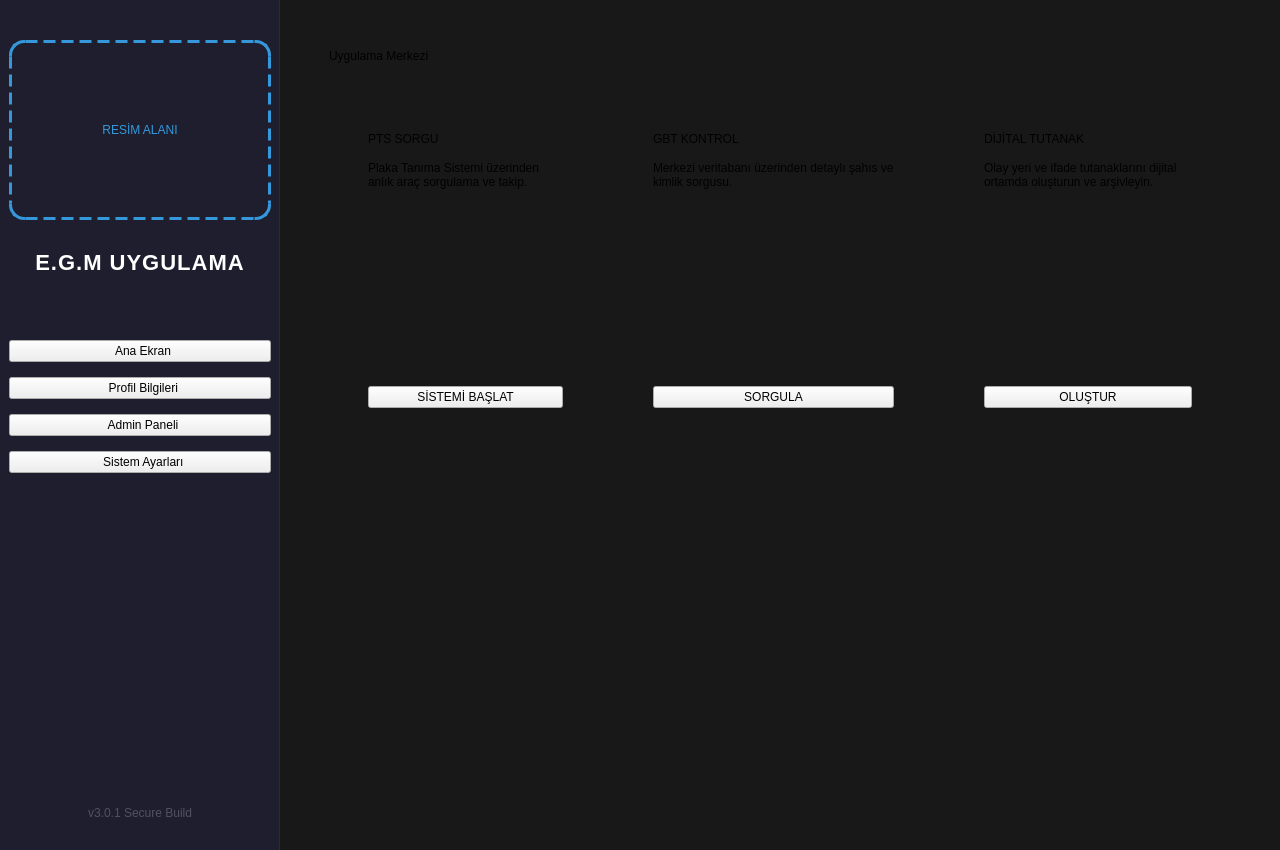
<?xml version="1.0" encoding="UTF-8"?>
<ui version="4.0">
 <class>MainWindow</class>
 <widget class="QMainWindow" name="MainWindow">
  <property name="geometry">
   <rect>
    <x>0</x>
    <y>0</y>
    <width>1280</width>
    <height>850</height>
   </rect>
  </property>
  <property name="windowTitle">
   <string>E.G.M - Entegre Güvenlik Yönetim Sistemi</string>
  </property>
  <property name="styleSheet">
   <string notr="true">/* --- MODERN KOYU TEMA --- */
QMainWindow {
	background-color: #121212; /* Çok koyu ana arka plan */
    color: #E0E0E0;
}

/* --- SOL SIDEBAR --- */
#sidebarFrame {
	background-color: #1E1E2E; /* Koyu lacivert/gri ton */
	border-right: 1px solid #2A2A3A;
}

#labelTitle {
	color: #FFFFFF;
    font-family: 'Segoe UI', sans-serif;
	font-weight: 800;
	font-size: 22px;
    letter-spacing: 1px;
	margin-top: 15px;
    margin-bottom: 20px;
}

/* Sidebar Butonları */
QPushButton.sidebarBtn {
	background-color: transparent;
	color: #A0A0B0;
	text-align: left;
	padding: 12px 25px;
	border: none;
	border-radius: 12px;
	font-size: 15px;
    font-weight: 600;
	margin: 4px 15px;
}

QPushButton.sidebarBtn:hover {
	background-color: #2A2A3A; /* Hover rengi */
	color: #FFFFFF;
    padding-left: 30px; /* Hafif kayma efekti */
}

QPushButton.sidebarBtn:pressed {
	background-color: #3498db; /* Tıklama rengi (Polis Mavisi) */
    color: white;
}

/* --- ANA İÇERİK ALANI --- */
#mainContentWidget {
    background-color: #181818; /* Ana içerik arka planı */
}

/* Bölüm Başlıkları */
QLabel.pageHeader {
    font-size: 28px;
    font-weight: bold;
    color: #FFFFFF;
    margin-bottom: 20px;
}

/* --- KART TASARIMLARI (WATERMARK İKONLU) --- */
QFrame.cardFrame {
	background-color: #252535;
	border-radius: 20px;
    border: 1px solid #303040;
    /* İkonlar aşağıda ID bazlı tanımlanacak */
}

QFrame.cardFrame:hover {
	background-color: #2A2A3A;
    border: 1px solid #3498db; /* Mavi vurgu */
    margin-top: -5px; /* Yukarı kalkma efekti */
}

QLabel.cardTitle {
	font-size: 24px;
	font-weight: 800;
	color: #FFFFFF;
	background: transparent;
}

QLabel.cardDesc {
	color: #B0B0C0;
	font-size: 14px;
	background: transparent;
    margin-top: 10px;
}

QPushButton.cardActionBtn {
	background-color: qlineargradient(spread:pad, x1:0, y1:0, x2:1, y2:0, stop:0 #3498db, stop:1 #2980b9);
	color: white;
	border-radius: 10px;
	font-weight: bold;
    font-size: 14px;
	padding: 12px;
	border: none;
    margin-top: 20px;
}

QPushButton.cardActionBtn:hover {
    background-color: qlineargradient(spread:pad, x1:0, y1:0, x2:1, y2:0, stop:0 #4aa3df, stop:1 #3498db);
}

/* --- KARTLARA ÖZEL WATERMARK İKONLARI --- 
   Not: Bu URL'ler örnek amaçlıdır. Gerçek projede yerel dosyalar (.qrc) kullanmak daha iyidir.
   background-size: 120px; ile ikon boyutu ayarlanıyor, sağ üstte duruyor.
*/
#cardPTS {
	background-image: url('https://cdn-icons-png.flaticon.com/512/2554/2554933.png');
	background-repeat: no-repeat;
	background-position: right 20px top 20px;
    background-size: 140px;
}

#cardGBT {
	background-image: url('https://cdn-icons-png.flaticon.com/512/921/921586.png');
	background-repeat: no-repeat;
	background-position: right 20px top 20px;
    background-size: 140px;
}

#cardTutanak {
	background-image: url('https://cdn-icons-png.flaticon.com/512/2991/2991108.png');
	background-repeat: no-repeat;
	background-position: right 20px top 20px;
    background-size: 140px;
}

/* --- PROFİL VE ADMIN FORMLARI --- */
QFrame.dataCard {
    background-color: #252535;
    border-radius: 15px;
    padding: 30px;
}

QLabel.formLabel {
    font-size: 16px;
    font-weight: 600;
    color: #3498db; /* Etiket rengi */
}

QLabel.formData {
    font-size: 18px;
    color: #FFFFFF;
    font-weight: 500;
    padding: 5px;
    border-bottom: 1px solid #303040;
}

QLineEdit.adminInput {
    background-color: #1E1E2E;
    border: 2px solid #303040;
    border-radius: 8px;
    padding: 12px;
    font-size: 16px;
    color: #FFFFFF;
}

QLineEdit.adminInput:focus {
    border: 2px solid #3498db;
}

QPushButton.saveBtn {
    background-color: #27ae60; /* Yeşil kaydet butonu */
    color: white;
    font-size: 16px;
    font-weight: bold;
    padding: 15px;
    border-radius: 10px;
}
QPushButton.saveBtn:hover { background-color: #2ecc71; }

/* Ayarlar Renk Butonları */
QPushButton.colorBtn {
    padding: 20px;
    border-radius: 15px;
    font-size: 16px;
    font-weight: bold;
    background-color: #252535;
    color: white;
    border: 2px solid #303040;
    text-align: center;
}
</string>
  </property>
  <widget class="QWidget" name="centralwidget">
   <layout class="QHBoxLayout" name="mainLayout">
    <property name="spacing">
     <number>0</number>
    </property>
    <property name="leftMargin">
     <number>0</number>
    </property>
    <property name="topMargin">
     <number>0</number>
    </property>
    <property name="rightMargin">
     <number>0</number>
    </property>
    <property name="bottomMargin">
     <number>0</number>
    </property>
    <item>
     <widget class="QFrame" name="sidebarFrame">
      <property name="minimumSize">
       <size>
        <width>280</width>
        <height>0</height>
       </size>
      </property>
      <property name="maximumSize">
       <size>
        <width>280</width>
        <height>16777215</height>
       </size>
      </property>
      <layout class="QVBoxLayout" name="sidebarLayout">
       <property name="spacing">
        <number>15</number>
       </property>
       <property name="topMargin">
        <number>40</number>
       </property>
       <property name="bottomMargin">
        <number>30</number>
       </property>
       <item>
        <widget class="QLabel" name="labelImagePlace">
         <property name="minimumSize">
          <size>
           <width>0</width>
           <height>180</height>
          </size>
         </property>
         <property name="styleSheet">
          <string notr="true">border: 3px dashed #3498db; border-radius: 15px; color: #3498db;</string>
         </property>
         <property name="text">
          <string>RESİM ALANI</string>
         </property>
         <property name="alignment">
          <set>Qt::AlignCenter</set>
         </property>
        </widget>
       </item>
       <item>
        <widget class="QLabel" name="labelTitle">
         <property name="text">
          <string>E.G.M UYGULAMA</string>
         </property>
         <property name="alignment">
          <set>Qt::AlignCenter</set>
         </property>
        </widget>
       </item>
       <item>
        <spacer name="verticalSpacer_1">
         <property name="orientation">
          <enum>Qt::Vertical</enum>
         </property>
         <property name="sizeType">
          <enum>QSizePolicy::Fixed</enum>
         </property>
         <property name="sizeHint" stdset="0">
          <size>
           <width>20</width>
           <height>30</height>
          </size>
         </property>
        </spacer>
       </item>
       
       <item>
        <widget class="QPushButton" name="btnAnaSayfa">
         <property name="class" stdset="0">
          <string>sidebarBtn</string>
         </property>
         <property name="text">
          <string>  Ana Ekran</string>
         </property>
         <property name="cursor">
          <cursorShape>PointingHandCursor</cursorShape>
         </property>
        </widget>
       </item>
       <item>
        <widget class="QPushButton" name="btnProfil">
         <property name="class" stdset="0">
          <string>sidebarBtn</string>
         </property>
         <property name="text">
          <string>  Profil Bilgileri</string>
         </property>
         <property name="cursor">
          <cursorShape>PointingHandCursor</cursorShape>
         </property>
        </widget>
       </item>
       <item>
        <widget class="QPushButton" name="btnAdmin">
         <property name="class" stdset="0">
          <string>sidebarBtn</string>
         </property>
         <property name="text">
          <string>  Admin Paneli</string>
         </property>
         <property name="cursor">
          <cursorShape>PointingHandCursor</cursorShape>
         </property>
        </widget>
       </item>
       <item>
        <widget class="QPushButton" name="btnAyarlar">
         <property name="class" stdset="0">
          <string>sidebarBtn</string>
         </property>
         <property name="text">
          <string>  Sistem Ayarları</string>
         </property>
         <property name="cursor">
          <cursorShape>PointingHandCursor</cursorShape>
         </property>
        </widget>
       </item>
       <item>
        <spacer name="verticalSpacer_2">
         <property name="orientation">
          <enum>Qt::Vertical</enum>
         </property>
         <property name="sizeHint" stdset="0">
          <size>
           <width>20</width>
           <height>40</height>
          </size>
         </property>
        </spacer>
       </item>
       <item>
        <widget class="QLabel" name="labelVersion">
         <property name="styleSheet">
          <string notr="true">color: #505060; font-size: 12px;</string>
         </property>
         <property name="text">
          <string>v3.0.1 Secure Build</string>
         </property>
         <property name="alignment">
          <set>Qt::AlignCenter</set>
         </property>
        </widget>
       </item>
      </layout>
     </widget>
    </item>
    
    <item>
     <widget class="QWidget" name="mainContentWidget" native="true">
      <layout class="QVBoxLayout" name="contentLayout">
       <property name="leftMargin">
        <number>40</number>
       </property>
       <property name="topMargin">
        <number>40</number>
       </property>
       <property name="rightMargin">
        <number>40</number>
       </property>
       <property name="bottomMargin">
        <number>40</number>
       </property>
       <item>
        <widget class="QStackedWidget" name="mainStack">
         <property name="currentIndex">
          <number>0</number>
         </property>
         
         <widget class="QWidget" name="pageHome">
          <layout class="QVBoxLayout" name="verticalLayout_Home">
           <property name="spacing">
            <number>30</number>
           </property>
           <item>
            <widget class="QLabel" name="label_2">
             <property name="class" stdset="0">
              <string>pageHeader</string>
             </property>
             <property name="text">
              <string>Uygulama Merkezi</string>
             </property>
            </widget>
           </item>
           <item>
            <widget class="QWidget" name="cardsContainer" native="true">
             <layout class="QGridLayout" name="gridLayout">
              <property name="horizontalSpacing">
               <number>30</number>
              </property>
              <property name="verticalSpacing">
               <number>30</number>
              </property>
              
              <item row="0" column="0">
               <widget class="QFrame" name="cardPTS">
                <property name="minimumSize">
                 <size>
                  <width>0</width>
                  <height>240</height>
                 </size>
                </property>
                <property name="class" stdset="0">
                 <string>cardFrame</string>
                </property>
                <layout class="QVBoxLayout" name="verticalLayout_4">
                 <property name="spacing">
                  <number>15</number>
                 </property>
                 <property name="leftMargin">
                  <number>30</number>
                 </property>
                 <property name="topMargin">
                  <number>30</number>
                 </property>
                 <property name="rightMargin">
                  <number>30</number>
                 </property>
                 <property name="bottomMargin">
                  <number>30</number>
                 </property>
                 <item>
                  <widget class="QLabel" name="label_4">
                   <property name="class" stdset="0">
                    <string>cardTitle</string>
                   </property>
                   <property name="text">
                    <string>PTS SORGU</string>
                   </property>
                  </widget>
                 </item>
                 <item>
                  <widget class="QLabel" name="label_7">
                   <property name="class" stdset="0">
                    <string>cardDesc</string>
                   </property>
                   <property name="text">
                    <string>Plaka Tanıma Sistemi üzerinden anlık araç sorgulama ve takip.</string>
                   </property>
                   <property name="wordWrap">
                    <bool>true</bool>
                   </property>
                  </widget>
                 </item>
                 <item>
                  <spacer name="verticalSpacer_3">
                   <property name="orientation">
                    <enum>Qt::Vertical</enum>
                   </property>
                   <property name="sizeHint" stdset="0">
                    <size>
                     <width>20</width>
                     <height>40</height>
                    </size>
                   </property>
                  </spacer>
                 </item>
                 <item>
                  <widget class="QPushButton" name="btnOpenPTS">
                   <property name="class" stdset="0">
                    <string>cardActionBtn</string>
                   </property>
                   <property name="text">
                    <string>SİSTEMİ BAŞLAT</string>
                   </property>
                   <property name="cursor">
                    <cursorShape>PointingHandCursor</cursorShape>
                   </property>
                  </widget>
                 </item>
                </layout>
               </widget>
              </item>
              
              <item row="0" column="1">
               <widget class="QFrame" name="cardGBT">
                <property name="minimumSize">
                 <size>
                  <width>0</width>
                  <height>240</height>
                 </size>
                </property>
                <property name="class" stdset="0">
                 <string>cardFrame</string>
                </property>
                <layout class="QVBoxLayout" name="verticalLayout_5">
                 <property name="spacing">
                  <number>15</number>
                 </property>
                 <property name="leftMargin">
                  <number>30</number>
                 </property>
                 <property name="topMargin">
                  <number>30</number>
                 </property>
                 <property name="rightMargin">
                  <number>30</number>
                 </property>
                 <property name="bottomMargin">
                  <number>30</number>
                 </property>
                 <item>
                  <widget class="QLabel" name="label_5">
                   <property name="class" stdset="0">
                    <string>cardTitle</string>
                   </property>
                   <property name="text">
                    <string>GBT KONTROL</string>
                   </property>
                  </widget>
                 </item>
                 <item>
                  <widget class="QLabel" name="label_8">
                   <property name="class" stdset="0">
                    <string>cardDesc</string>
                   </property>
                   <property name="text">
                    <string>Merkezi veritabanı üzerinden detaylı şahıs ve kimlik sorgusu.</string>
                   </property>
                   <property name="wordWrap">
                    <bool>true</bool>
                   </property>
                  </widget>
                 </item>
                 <item>
                  <spacer name="verticalSpacer_4">
                   <property name="orientation">
                    <enum>Qt::Vertical</enum>
                   </property>
                   <property name="sizeHint" stdset="0">
                    <size>
                     <width>20</width>
                     <height>40</height>
                    </size>
                   </property>
                  </spacer>
                 </item>
                 <item>
                  <widget class="QPushButton" name="btnOpenGBT">
                   <property name="class" stdset="0">
                    <string>cardActionBtn</string>
                   </property>
                   <property name="text">
                    <string>SORGULA</string>
                   </property>
                   <property name="cursor">
                    <cursorShape>PointingHandCursor</cursorShape>
                   </property>
                  </widget>
                 </item>
                </layout>
               </widget>
              </item>
              
              <item row="0" column="2">
               <widget class="QFrame" name="cardTutanak">
                <property name="minimumSize">
                 <size>
                  <width>0</width>
                  <height>240</height>
                 </size>
                </property>
                <property name="class" stdset="0">
                 <string>cardFrame</string>
                </property>
                <layout class="QVBoxLayout" name="verticalLayout_6">
                 <property name="spacing">
                  <number>15</number>
                 </property>
                 <property name="leftMargin">
                  <number>30</number>
                 </property>
                 <property name="topMargin">
                  <number>30</number>
                 </property>
                 <property name="rightMargin">
                  <number>30</number>
                 </property>
                 <property name="bottomMargin">
                  <number>30</number>
                 </property>
                 <item>
                  <widget class="QLabel" name="label_6">
                   <property name="class" stdset="0">
                    <string>cardTitle</string>
                   </property>
                   <property name="text">
                    <string>DİJİTAL TUTANAK</string>
                   </property>
                  </widget>
                 </item>
                 <item>
                  <widget class="QLabel" name="label_9">
                   <property name="class" stdset="0">
                    <string>cardDesc</string>
                   </property>
                   <property name="text">
                    <string>Olay yeri ve ifade tutanaklarını dijital ortamda oluşturun ve arşivleyin.</string>
                   </property>
                   <property name="wordWrap">
                    <bool>true</bool>
                   </property>
                  </widget>
                 </item>
                 <item>
                  <spacer name="verticalSpacer_5">
                   <property name="orientation">
                    <enum>Qt::Vertical</enum>
                   </property>
                   <property name="sizeHint" stdset="0">
                    <size>
                     <width>20</width>
                     <height>40</height>
                    </size>
                   </property>
                  </spacer>
                 </item>
                 <item>
                  <widget class="QPushButton" name="btnOpenTutanak">
                   <property name="class" stdset="0">
                    <string>cardActionBtn</string>
                   </property>
                   <property name="text">
                    <string>OLUŞTUR</string>
                   </property>
                   <property name="cursor">
                    <cursorShape>PointingHandCursor</cursorShape>
                   </property>
                  </widget>
                 </item>
                </layout>
               </widget>
              </item>
             </layout>
            </widget>
           </item>
           <item>
            <spacer name="verticalSpacer_6">
             <property name="orientation">
              <enum>Qt::Vertical</enum>
             </property>
             <property name="sizeHint" stdset="0">
              <size>
               <width>20</width>
               <height>40</height>
              </size>
             </property>
            </spacer>
           </item>
          </layout>
         </widget>
         
         <widget class="QWidget" name="pageProfile">
          <layout class="QVBoxLayout" name="verticalLayout_7">
           <property name="spacing">
            <number>30</number>
           </property>
           <item>
            <widget class="QLabel" name="label_3">
             <property name="class" stdset="0">
              <string>pageHeader</string>
             </property>
             <property name="text">
              <string>Personel Kimlik Kartı</string>
             </property>
            </widget>
           </item>
           <item>
            <widget class="QFrame" name="profileDataCard">
             <property name="class" stdset="0">
              <string>dataCard</string>
             </property>
             <layout class="QFormLayout" name="formLayout">
              <property name="horizontalSpacing">
               <number>30</number>
              </property>
              <property name="verticalSpacing">
               <number>25</number>
              </property>
              <item row="0" column="0">
               <widget class="QLabel" name="label_10">
                <property name="class" stdset="0">
                 <string>formLabel</string>
                </property>
                <property name="text">
                 <string>Ad Soyad:</string>
                </property>
               </widget>
              </item>
              <item row="0" column="1">
               <widget class="QLabel" name="viewName">
                <property name="class" stdset="0">
                 <string>formData</string>
                </property>
                <property name="text">
                 <string>Yükleniyor...</string>
                </property>
               </widget>
              </item>
              <item row="1" column="0">
               <widget class="QLabel" name="label_11">
                <property name="class" stdset="0">
                 <string>formLabel</string>
                </property>
                <property name="text">
                 <string>Rütbe:</string>
                </property>
               </widget>
              </item>
              <item row="1" column="1">
               <widget class="QLabel" name="viewRank">
                <property name="class" stdset="0">
                 <string>formData</string>
                </property>
                <property name="text">
                 <string>Yükleniyor...</string>
                </property>
               </widget>
              </item>
              <item row="2" column="0">
               <widget class="QLabel" name="label_12">
                <property name="class" stdset="0">
                 <string>formLabel</string>
                </property>
                <property name="text">
                 <string>Sicil No:</string>
                </property>
               </widget>
              </item>
              <item row="2" column="1">
               <widget class="QLabel" name="viewID">
                <property name="class" stdset="0">
                 <string>formData</string>
                </property>
                <property name="text">
                 <string>Yükleniyor...</string>
                </property>
               </widget>
              </item>
              <item row="3" column="0">
               <widget class="QLabel" name="label_13">
                <property name="class" stdset="0">
                 <string>formLabel</string>
                </property>
                <property name="text">
                 <string>Görev Yeri:</string>
                </property>
               </widget>
              </item>
              <item row="3" column="1">
               <widget class="QLabel" name="viewDuty">
                <property name="class" stdset="0">
                 <string>formData</string>
                </property>
                <property name="text">
                 <string>Yükleniyor...</string>
                </property>
               </widget>
              </item>
             </layout>
            </widget>
           </item>
           <item>
            <spacer name="verticalSpacer_7">
             <property name="orientation">
              <enum>Qt::Vertical</enum>
             </property>
             <property name="sizeHint" stdset="0">
              <size>
               <width>20</width>
               <height>40</height>
              </size>
             </property>
            </spacer>
           </item>
          </layout>
         </widget>
         
         <widget class="QWidget" name="pageAdmin">
          <layout class="QVBoxLayout" name="verticalLayout_8">
           <property name="spacing">
            <number>30</number>
           </property>
           <item>
            <widget class="QLabel" name="label_14">
             <property name="class" stdset="0">
              <string>pageHeader</string>
             </property>
             <property name="text">
              <string>Personel Veri Yönetimi (Admin)</string>
             </property>
            </widget>
           </item>
           <item>
            <widget class="QFrame" name="adminDataCard">
             <property name="class" stdset="0">
              <string>dataCard</string>
             </property>
             <layout class="QFormLayout" name="formLayout_2">
              <property name="horizontalSpacing">
               <number>30</number>
              </property>
              <property name="verticalSpacing">
               <number>25</number>
              </property>
              <item row="0" column="0">
               <widget class="QLabel" name="label_15">
                <property name="class" stdset="0">
                 <string>formLabel</string>
                </property>
                <property name="text">
                 <string>Ad Soyad:</string>
                </property>
               </widget>
              </item>
              <item row="0" column="1">
               <widget class="QLineEdit" name="editName">
                <property name="class" stdset="0">
                 <string>adminInput</string>
                </property>
                <property name="placeholderText">
                 <string>Personel adını giriniz</string>
                </property>
               </widget>
              </item>
              <item row="1" column="0">
               <widget class="QLabel" name="label_16">
                <property name="class" stdset="0">
                 <string>formLabel</string>
                </property>
                <property name="text">
                 <string>Rütbe:</string>
                </property>
               </widget>
              </item>
              <item row="1" column="1">
               <widget class="QLineEdit" name="editRank">
                <property name="class" stdset="0">
                 <string>adminInput</string>
                </property>
                <property name="placeholderText">
                 <string>Güncel rütbe</string>
                </property>
               </widget>
              </item>
              <item row="2" column="0">
               <widget class="QLabel" name="label_17">
                <property name="class" stdset="0">
                 <string>formLabel</string>
                </property>
                <property name="text">
                 <string>Sicil No:</string>
                </property>
               </widget>
              </item>
              <item row="2" column="1">
               <widget class="QLineEdit" name="editID">
                <property name="class" stdset="0">
                 <string>adminInput</string>
                </property>
                <property name="placeholderText">
                 <string>Sicil numarası</string>
                </property>
               </widget>
              </item>
              <item row="3" column="0">
               <widget class="QLabel" name="label_18">
                <property name="class" stdset="0">
                 <string>formLabel</string>
                </property>
                <property name="text">
                 <string>Görev Yeri:</string>
                </property>
               </widget>
              </item>
              <item row="3" column="1">
               <widget class="QLineEdit" name="editDuty">
                <property name="class" stdset="0">
                 <string>adminInput</string>
                </property>
                <property name="placeholderText">
                 <string>Bağlı olduğu birim</string>
                </property>
               </widget>
              </item>
              <item row="4" column="1">
               <widget class="QPushButton" name="btnSaveData">
                <property name="class" stdset="0">
                 <string>saveBtn</string>
                </property>
                <property name="text">
                 <string>VERİLERİ GÜNCELLE VE KAYDET</string>
                </property>
                <property name="cursor">
                 <cursorShape>PointingHandCursor</cursorShape>
                </property>
               </widget>
              </item>
             </layout>
            </widget>
           </item>
           <item>
            <spacer name="verticalSpacer_8">
             <property name="orientation">
              <enum>Qt::Vertical</enum>
             </property>
             <property name="sizeHint" stdset="0">
              <size>
               <width>20</width>
               <height>40</height>
              </size>
             </property>
            </spacer>
           </item>
          </layout>
         </widget>
         
         <widget class="QWidget" name="pageSettings">
          <layout class="QVBoxLayout" name="verticalLayout_9">
           <property name="spacing">
            <number>30</number>
           </property>
           <item>
            <widget class="QLabel" name="label_19">
             <property name="class" stdset="0">
              <string>pageHeader</string>
             </property>
             <property name="text">
              <string>Sistem Tema Ayarları</string>
             </property>
            </widget>
           </item>
           <item>
            <widget class="QWidget" name="widget" native="true">
             <layout class="QHBoxLayout" name="horizontalLayout_2">
              <property name="spacing">
               <number>30</number>
              </property>
              <item>
               <widget class="QPushButton" name="btnColorSidebar">
                <property name="class" stdset="0">
                 <string>colorBtn</string>
                </property>
                <property name="text">
                 <string>Sol Menü Rengini Değiştir</string>
                </property>
                <property name="cursor">
                 <cursorShape>PointingHandCursor</cursorShape>
                </property>
               </widget>
              </item>
              <item>
               <widget class="QPushButton" name="btnColorBg">
                <property name="class" stdset="0">
                 <string>colorBtn</string>
                </property>
                <property name="text">
                 <string>Ana Arka Plan Rengini Değiştir</string>
                </property>
                <property name="cursor">
                 <cursorShape>PointingHandCursor</cursorShape>
                </property>
               </widget>
              </item>
             </layout>
            </widget>
           </item>
           <item>
            <spacer name="verticalSpacer_9">
             <property name="orientation">
              <enum>Qt::Vertical</enum>
             </property>
             <property name="sizeHint" stdset="0">
              <size>
               <width>20</width>
               <height>40</height>
              </size>
             </property>
            </spacer>
           </item>
          </layout>
         </widget>
        </widget>
       </item>
      </layout>
     </widget>
    </item>
   </layout>
  </widget>
 </widget>
 <resources/>
 <connections/>
</ui>
